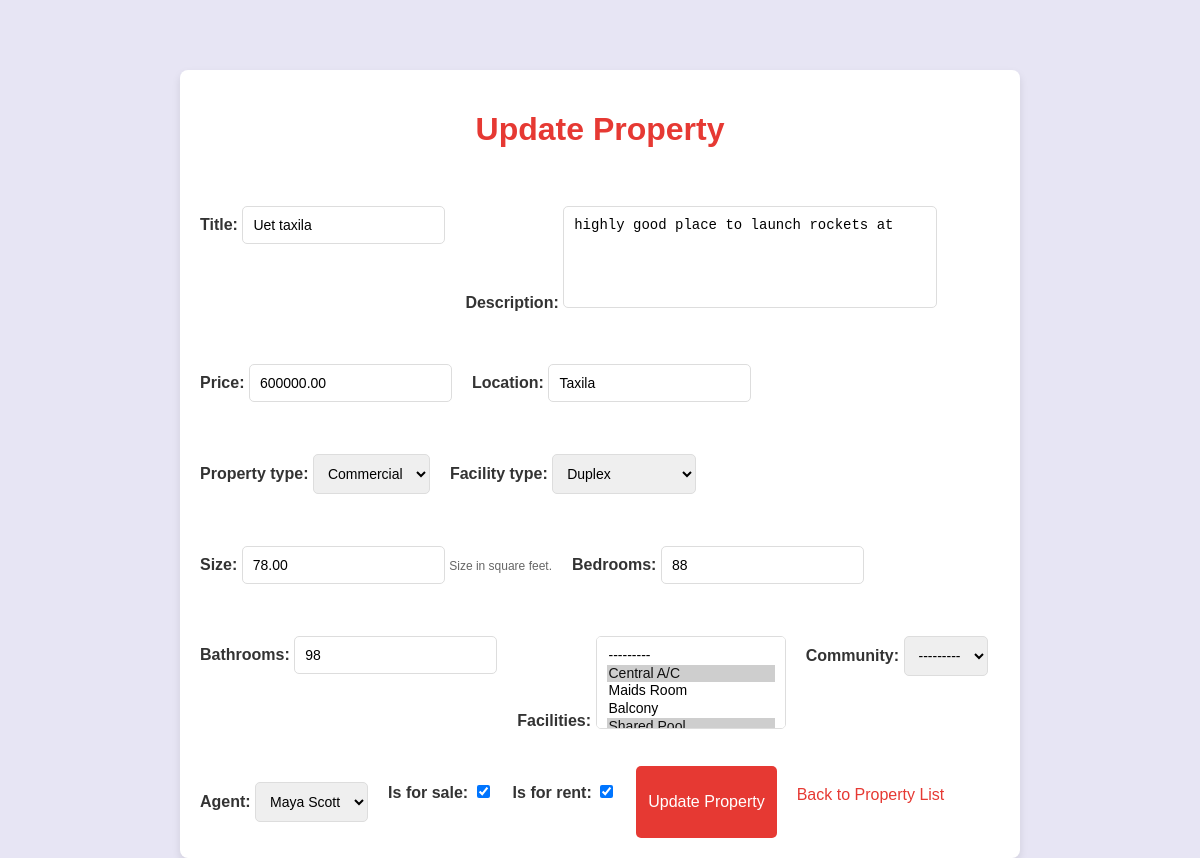
Before: /property/update/1/ (signed in) with the older database file.
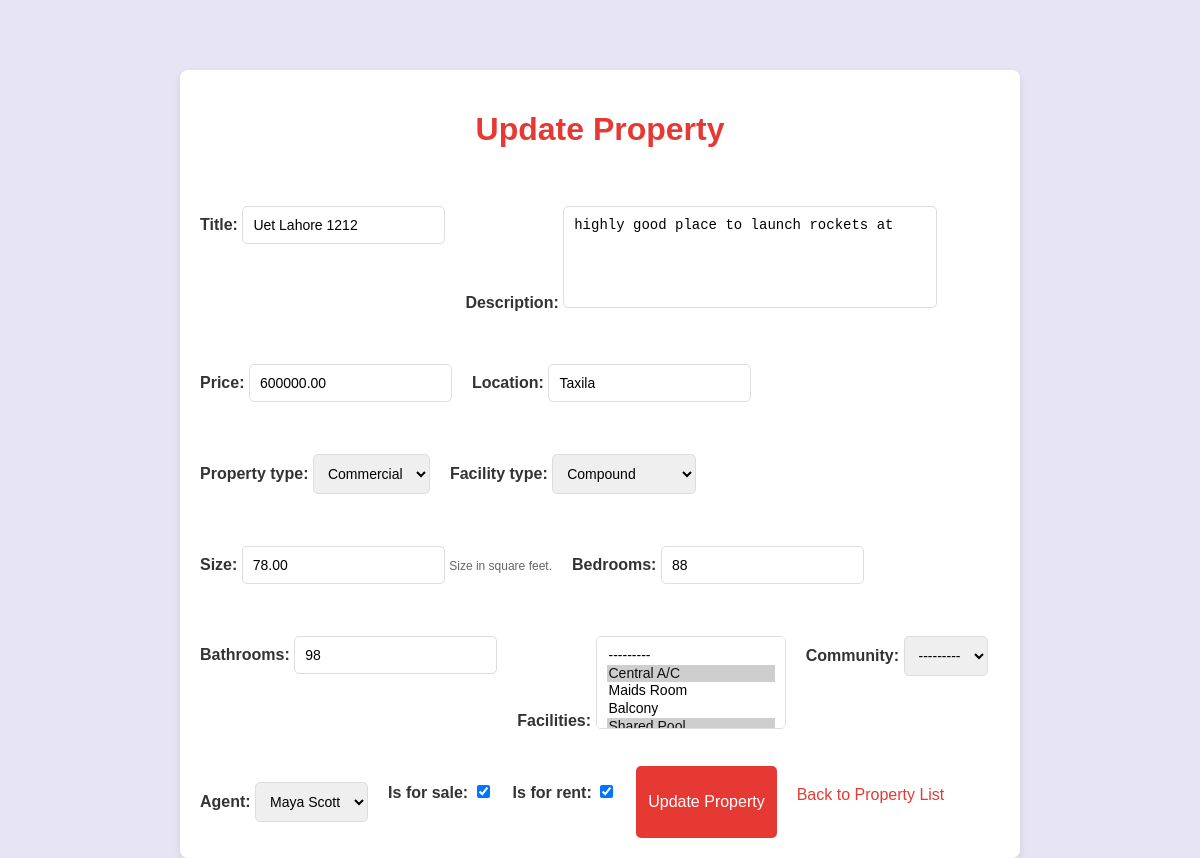
After: the same page with the newer database file.
### property/models.py (models this page shows, shortened)
class Property(models.Model):
    PROPERTY_TYPE_CHOICES = [
        ('residential', 'Residential'),
        ('commercial', 'Commercial'),
    ]
    FACILITY_CHOICES = [
        ('villa', 'Villa'),
        ('compound', 'Compound'),
        ('apartment', 'Apartment'),
        ('hotel_apartment', 'Hotel Apartment'),
        ('duplex', 'Duplex'),
    ]
    FACILITIES = [
        ('central_ac', 'Central A/C'),
        ('maids_room', "Maids Room"),
        ('balcony', "Balcony"),
        ('shared_pool', "Shared Pool"),
        ('shared_spa', "Shared Spa"),
        ('shared_gym', "Shared Gym"),
        ('concierge_service', "Concierge Service"),
        ('covered_parking', "Covered Parking"),
        ('view_of_water', "View of Water"),
        ('view_of_landmark', "View of Landmark"),
        ('pets_allowed', "Pets Allowed"),
        ('study', "Study"),
        ('private_garden', "Private Garden"),
        ('private_pool', "Private Pool"),
        ('private_gym', "Private Gym"),
        ('private_jacuzzi', "Private Jacuzzi"),
        ('built_in_wardrobes', "Built in Wardrobes"),
        ('walk_in_closet', "Walk-in Closet"),
        ('built_in_kitchen_appliances', "Built in Kitchen Appliances"),
        ('maid_service', "Maid Service"),
        ('childrens_play_area', "Children's Play Area"),
        ('childrens_pool', "Children's Pool"),
        ('barbecue_area', "Barbecue Area"),
    ]
    title = models.CharField(max_length=200)
    description = models.TextField()
    price = models.DecimalField(max_digits=10, decimal_places=2)
    location = models.CharField(max_length=100)
    property_type = models.CharField(max_length=50, choices=PROPERTY_TYPE_CHOICES)
    facility_type = models.CharField(max_length=50, choices=FACILITY_CHOICES)
    size = models.DecimalField(max_digits=10, decimal_places=2, help_text="Size in square feet.")
    bedrooms = models.PositiveIntegerField()
    bathrooms = models.PositiveIntegerField()
    facilities = MultiSelectField(max_length=500,choices=FACILITIES, blank=True, null=True)
    community = models.ForeignKey(Community, related_name="properties", on_delete=models.SET_NULL, null=True, blank=True)
    agent = models.ForeignKey(Agent, related_name="properties", on_delete=models.SET_NULL, null=True, blank=True)
    is_for_sale = models.BooleanField(default=False)
    is_for_rent = models.BooleanField(default=False)
    created_at = models.DateTimeField(auto_now_add=True)

### property/views.py (the view)
# urls.py: path('property/update/<int:pk>/', property_update_view, name='property_update'),
def property_update_view(request, pk):
    if request.user.is_authenticated:
        if request.user.is_agent:
            property_instance = Property.objects.get(id=pk)
            if request.method == 'POST':
                form = PropertyForm(request.POST, request.FILES, instance=property_instance)
                if form.is_valid():
                    form.save()
                    return redirect('buy_properties')  # Replace with your property list view name
            else:
                form = PropertyForm(instance=property_instance)
            return render(request, 'property/property_update.html', {'form': form})
        else:
            return redirect('buy_properties')
    else:
        return redirect('login')

### property/models.py (called while the page is built)
    def __str__(self):
        return self.full_name

### property/templates/property/property_update.html (shortened to what this page needs)
<!DOCTYPE html>
<html lang="en">
<head>
    {% load static %}
    <link rel="stylesheet" href="{% static 'property/styles/property-create.css' %}">
</head>
<body>
    <form method="POST" enctype="multipart/form-data">
        <h1>Update Property</h1>
        {{ form.as_p }}
        <button type="submit">Update Property</button>
        <a href="{% url 'property_list' %}">Back to Property List</a>
    </form>
</body>
</html>

Changed rows visible on the page:
changed Property "highly good place to launch rockets at": title "Uet taxila" → "Uet Lahore 1212"; facility_type "Duplex" → "Compound"
